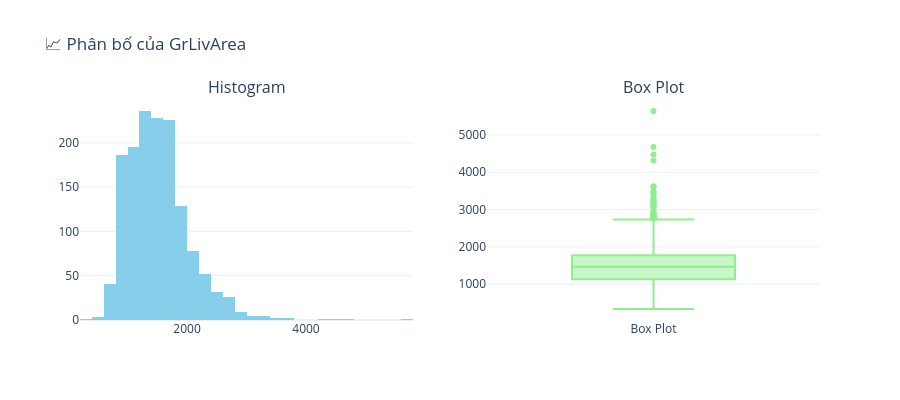

The notebook cell saved with this chart:
### Code cell
# Phân bố của GrLivArea (diện tích sống)
eda_train.distribution('GrLivArea', interactive=True)

### Figure 1 — Plotly figure (JSON) as saved in the notebook; plotly's stock layout.template omitted (floating-point values rounded to 4 significant figures; data arrays with more than 128 entries replaced by an {"elided": "..."} marker saying what was removed)
{"data": [{"marker": {"color": "skyblue"}, "name": "Histogram", "nbinsx": 30, "type": "histogram", "x": {"elided": "1460 int values"}, "xaxis": "x", "yaxis": "y"}, {"marker": {"color": "lightgreen"}, "name": "Box Plot", "type": "box", "xaxis": "x2", "y": {"elided": "1460 int values"}, "yaxis": "y2"}], "layout": {"annotations": [{"font": {"size": 16}, "showarrow": false, "text": "Histogram", "x": 0.225, "xanchor": "center", "xref": "paper", "y": 1, "yanchor": "bottom", "yref": "paper"}, {"font": {"size": 16}, "showarrow": false, "text": "Box Plot", "x": 0.775, "xanchor": "center", "xref": "paper", "y": 1, "yanchor": "bottom", "yref": "paper"}], "height": 400, "showlegend": false, "title": {"text": "📈 Phân bố của GrLivArea"}, "xaxis": {"anchor": "y", "domain": [0, 0.45]}, "xaxis2": {"anchor": "y2", "domain": [0.55, 1]}, "yaxis": {"anchor": "x", "domain": [0, 1]}, "yaxis2": {"anchor": "x2", "domain": [0, 1]}}}
